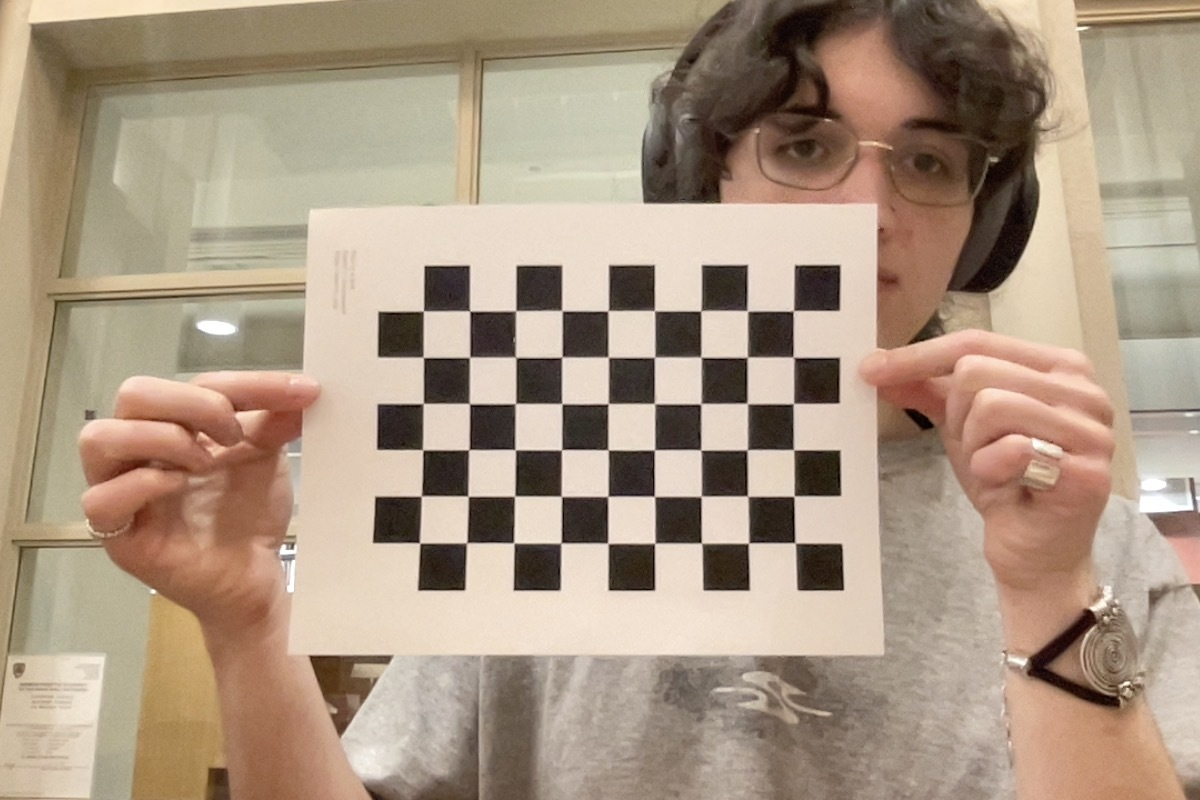
#> input picture scripts/calib.jpg, 1200 x 800 px, found by its file name
$ python camera_calib.py
#> lines starting #> are read from the running program, lines starting #| are printed output that depends on the picture; after the words box and inside, x2 and y2 are one past the last pixel; in counts of white or black regions, pixels touching at a corner belong together; long printed decimals are rounded
import numpy as np
import cv2 as cv


# termination criteria
criteria = (cv.TERM_CRITERIA_EPS + cv.TERM_CRITERIA_MAX_ITER, 30, 0.001)

# prepare object points, like (0,0,0), (1,0,0), (2,0,0) ....,(6,5,0)
objp = np.zeros((9*6,3), np.float32)
objp[:,:2] = np.mgrid[0:9,0:6].T.reshape(-1,2)

# Arrays to store object points and image points from all the images.
objpoints = [] # 3d point in real world space
imgpoints = [] # 2d points in image plane.

# images = glob.glob('arc380_s26/snapshot_testing/calib.jpg')


fname = "/Users/gratepatrick/dev/arcgroup5/arc380_s26/scripts/calib.jpg"
img = cv.imread(fname)
#> img is the input picture: shape (800, 1200, 3); mean B, G, R 131, 150.9, 170.5

# [5 lines of commented-out code are left out]
gray = cv.cvtColor(img, cv.COLOR_BGR2GRAY)
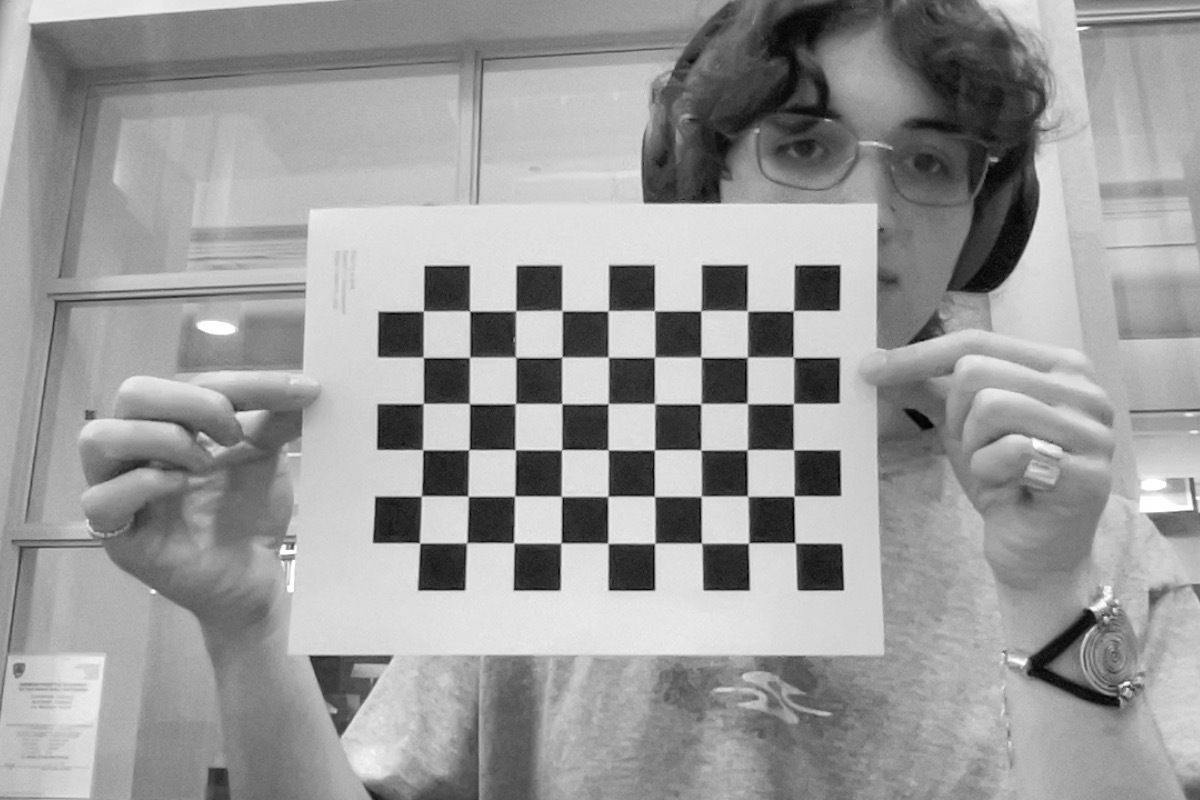
#> gray: shape (800, 1200); min 1, max 255, mean 154.5

cv.imshow('calib', gray)

# Find the chess board corners
ret, corners = cv.findChessboardCorners(gray, (9,6), None)
#> ret = True; corners = 54 rows, first 8: [794.7, 542.5], [748.5, 543.1], [701.2, 542.6], [654.8, 543.3], [607.7, 543.2], [561.1, 542.6], [513.6, 542.6], [466.7, 542.7]


# If found, add object points, image points (after refining them)
if ret == True:
    objpoints.append(objp)

    corners2 = cv.cornerSubPix(gray,corners, (11,11), (-1,-1), criteria)
#> corners2 = 54 rows, first 8: [795, 542.8], [748.5, 543], [701.6, 543.1], [654.7, 543.2], [607.9, 543.3], [561.1, 543], [513.8, 542.9], [466.7, 542.8]
    imgpoints.append(corners2)

    # Draw and display the corners
    cv.drawChessboardCorners(img, (9,6), corners2, ret)
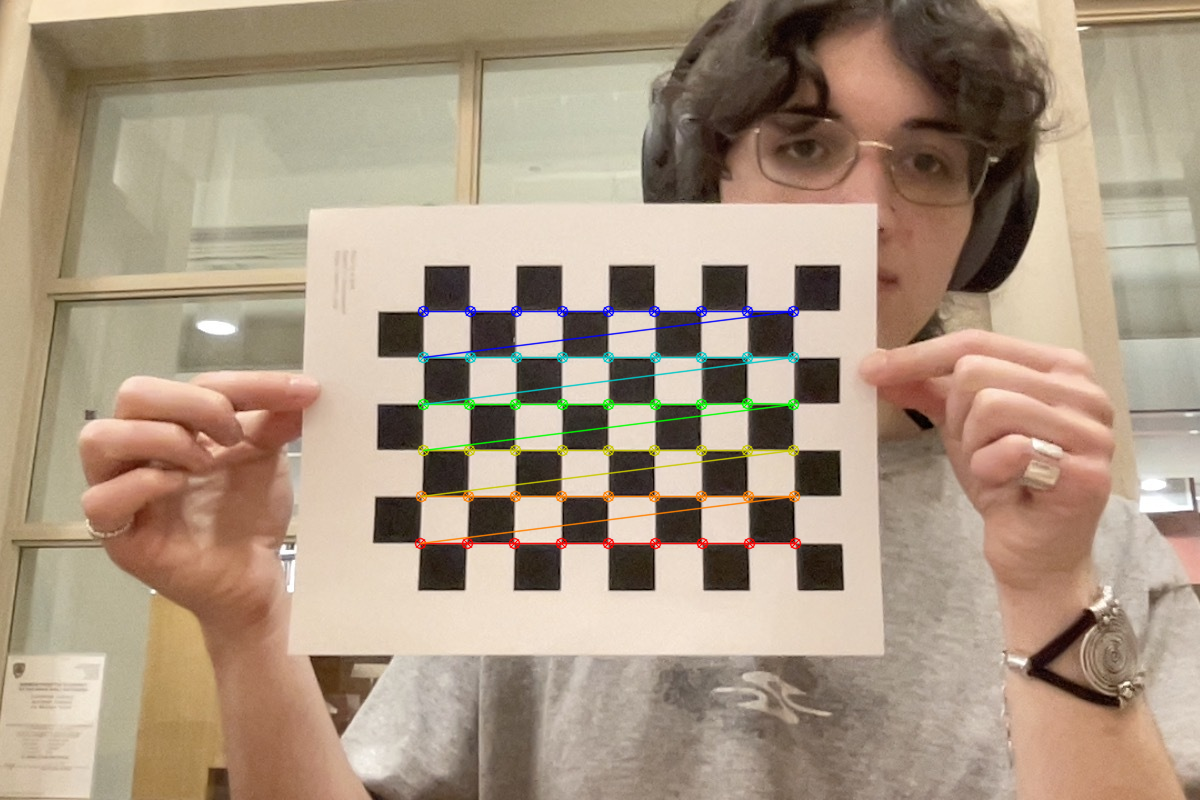
#> img: shape (800, 1200, 3); 1.71% of pixels changed, all inside (x1, y1, x2, y2) = (414, 305, 802, 550)
    # [5 lines of commented-out code are left out]
    ret, mtx, dist, rvecs, tvecs = cv.calibrateCamera(objpoints, imgpoints, gray.shape[::-1], None, None)
#> ret = 0.404; mtx = [[8211.7, 0, 597.8], [0, 9335.9, 398.3], [0, 0, 1]]; dist = [[0.487, 1.9, -0.0406, -0.00328, 0.00225]]; rvecs = ([-0.0108, -0.777, -3.04],); tvecs = ([4.21, 2.73, 175.6],)
    print(ret, mtx, dist, rvecs, tvecs)
#| 0.4042 [[8.21168216e+03 0.00000000e+00 5.97774720e+02]
#|  [0.00000000e+00 9.33591001e+03 3.98272480e+02]
#|  [0.00000000e+00 0.00000000e+00 1.00000000e+00]] [[ 0.4866  1.903 -0.04061 -0.003282  0.002255 ]] (array([[-0.0108],
#|        [-0.7774 ],
#|        [-3.042]]),) (array([[  4.213],
#|        [  2.730],
#|        [175.571]]),)
    key = cv.waitKey(1) & 0xFF
#> (key q is pressed here)

    if key == ord("q"):
        cv.destroyAllWindows()

else:
    print('didnt work')

cv.destroyAllWindows()
